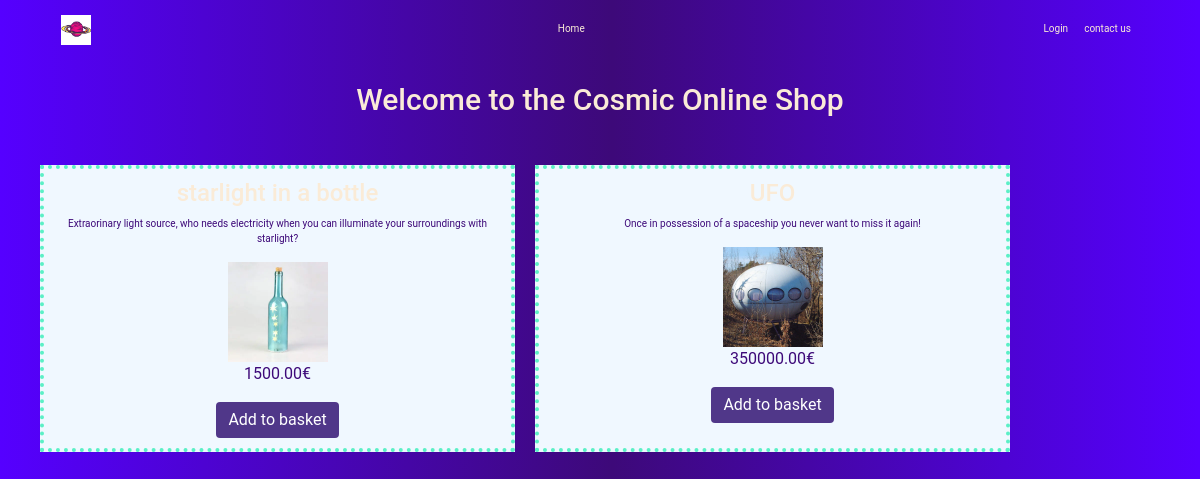
Before: / with the older database file.
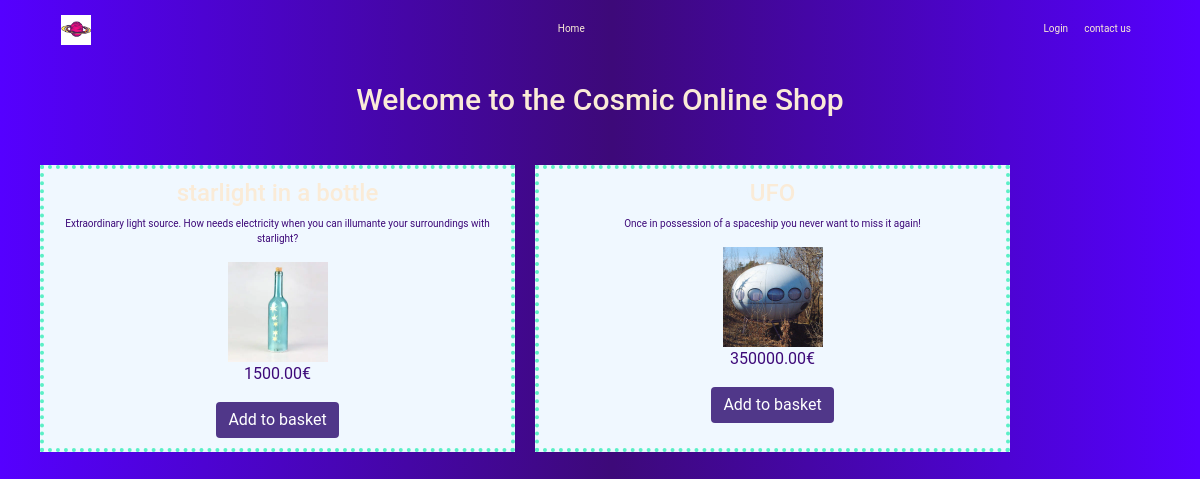
After: the same page with the newer database file.
### onlineshop/models.py (models this page shows)
class Article (models.Model):
    title = models.CharField(max_length=64, null=True, blank=True)
    short_description = models.TextField(default=None, null=True, blank=True)
    description = models.TextField()
    details = models.TextField(default=None, null=True, blank=True)
    price = models.DecimalField(max_digits=64, decimal_places=2)
    image = models.ImageField(null=True, blank=True)

### onlineshop/views.py (the view)
# urls.py: path("", views.index, name="index"),
def index(request):
    return render (request, "onlineshop/index.html", {
        "articles": Article.objects.all()
    })

### onlineshop/templates/onlineshop/index.html (shortened to what this page needs)
{% extends "onlineshop/layout.html" %}
{% load static %}
{% block body %}
<div class="flex-container">
    <h1 id="welcome">Welcome to the Cosmic Online Shop</h1>
</div>
<br>
<div class="flex-container container article">
    <div class="row index">
        {% for article in articles %}
        <div class="col-lg-5 singleitem">
            <h4><a class="producttitle" href="{% url 'article_title' article.title %}">{{article.title}}</a> </h4>
            <p class="shortdescription">{{article.short_description}}</p>
            <a href="{% url 'article_title' article.title %}"><img class="productimage" src="{{article.image.url}}"
                    width="100px" height="100px"></a>
            <p class="productprice">{{article.price}}€</p>
            <button class="addbutton btn btn-primary add-btn">Add to basket
            </button>
        </div>
        {% endfor %}
    </div>
</div>
{% endblock%}

Changed rows visible on the page:
changed Article: short_description "Extraorinary light source, who needs electricity when you can illuminate your surroundings with starlight?" → "Extraordinary light source. How needs electricity when you can illumante your surroundings with starlight?"
